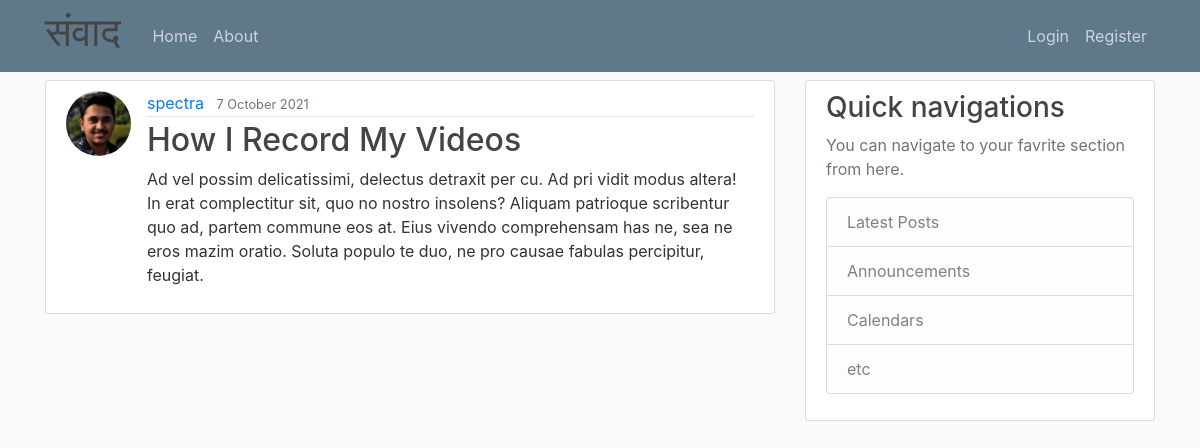
The page /post/31 on the database its author committed.
### blog/models.py (models this page shows, shortened)
class Post(models.Model):
    title = models.CharField(max_length=100)
    content = models.TextField()
    date_posted = models.DateTimeField(default=timezone.now)
    author = models.ForeignKey(User, on_delete=models.CASCADE)

### users/models.py (models this page shows, shortened)
class Profile(models.Model):
    user = models.OneToOneField(User, on_delete=models.CASCADE)
    image = models.ImageField(default='default.jpg', upload_to='profile_pics')

### blog/views.py (the view)
# urls.py: path('post/<int:pk>', PostDetailView.as_view(), name='post-detail'),
class PostDetailView(DetailView):
    model = Post

### blog/templates/blog/Post_detail.html (shortened to what this page needs)
{% extends "blog/base.html" %}
{% block content %}
<article class="media content-section">
    <img class="rounded-circle article-img" src="{{ object.author.profile.image.url }}">
  <div class="media-body">
    <div class="article-metadata">
      <a class="mr-2" href="{% url 'user-posts' object.author.username %}">{{ object.author }}</a>
      <small class="text-muted">{{ object.date_posted|date:"j F Y" }}</small>
    </div>
    <h2>{{ post.title }}</h2>
    <p class="article-content">{{ object.content }}</p>
  </div>
</article>
{% endblock content %}

### blog/static/blog/main.css (style rules this page uses)
body { background: #fafafa; color: #333333; margin-top: 5rem; }
h1, h2, h3, h4, h5, h6 { color: #444444; }
.content-section { background: #ffffff; padding: 10px 20px; border: 1px solid #dddddd; border-radius: 3px; margin-bottom: 20px; }
.article-content { white-space: pre-line; }
.article-img { height: 65px; width: 65px; margin-right: 16px; }
.article-metadata { padding-bottom: 1px; margin-bottom: 4px; border-bottom: 1px solid #e3e3e3 }

### rows shown on the page
Post: author.profile.image (picture), author "spectra", date_posted "7 October 2021", title "How I Record My Videos", content "Ad vel possim delicatissimi, delectus detraxit per cu. Ad pri vidit modus altera! In erat complectitur sit, quo no nostro insolens? Aliquam patrioque scribentur quo ad, partem commune eos at. Eius vivendo comprehensam has ne, sea ne eros mazim oratio. Soluta populo te duo, ne pro causae fabulas percipitur, feugiat."
